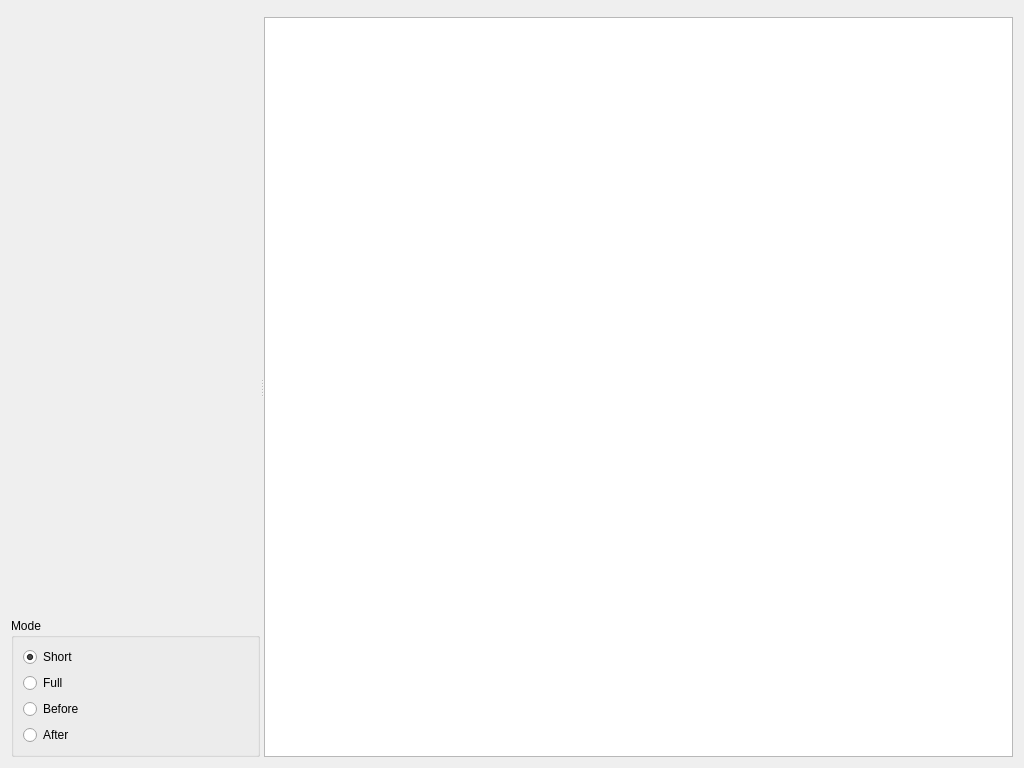
<?xml version="1.0" encoding="UTF-8"?>
<ui version="4.0">
 <class>DataCompareWidget</class>
 <widget class="QWidget" name="DataCompareWidget">
  <property name="geometry">
   <rect>
    <x>0</x>
    <y>0</y>
    <width>1024</width>
    <height>768</height>
   </rect>
  </property>
  <property name="windowTitle">
   <string>Compare data</string>
  </property>
  <layout class="QVBoxLayout" name="verticalLayout_4">
   <item>
    <widget class="QSplitter" name="splitter_3">
     <property name="orientation">
      <enum>Qt::Vertical</enum>
     </property>
     <widget class="QSplitter" name="splitter">
      <property name="orientation">
       <enum>Qt::Horizontal</enum>
      </property>
     </widget>
    </widget>
   </item>
   <item>
    <widget class="QSplitter" name="splitter_2">
     <property name="orientation">
      <enum>Qt::Horizontal</enum>
     </property>
     <widget class="QWidget" name="layoutWidget">
      <layout class="QVBoxLayout" name="verticalLayout_2" stretch="1,0">
       <item>
        <widget class="SelectColumnsWidget" name="columns" native="true"/>
       </item>
       <item>
        <widget class="QGroupBox" name="groupBox">
         <property name="title">
          <string>Mode</string>
         </property>
         <layout class="QVBoxLayout" name="verticalLayout">
          <item>
           <widget class="QRadioButton" name="modeShort">
            <property name="text">
             <string>Short</string>
            </property>
            <property name="checked">
             <bool>true</bool>
            </property>
           </widget>
          </item>
          <item>
           <widget class="QRadioButton" name="modeFull">
            <property name="text">
             <string>Full</string>
            </property>
           </widget>
          </item>
          <item>
           <widget class="QRadioButton" name="modeBefore">
            <property name="text">
             <string>Before</string>
            </property>
           </widget>
          </item>
          <item>
           <widget class="QRadioButton" name="modeAfter">
            <property name="text">
             <string>After</string>
            </property>
           </widget>
          </item>
         </layout>
        </widget>
       </item>
      </layout>
     </widget>
     <widget class="QWidget" name="layoutWidget">
      <layout class="QVBoxLayout" name="verticalLayout_3">
       <item>
        <widget class="QTableView" name="view"/>
       </item>
      </layout>
     </widget>
    </widget>
   </item>
  </layout>
 </widget>
 <customwidgets>
  <customwidget>
   <class>SelectColumnsWidget</class>
   <extends>QWidget</extends>
   <header>widget/selectcolumnswidget.h</header>
   <container>1</container>
  </customwidget>
 </customwidgets>
 <resources/>
 <connections/>
</ui>
